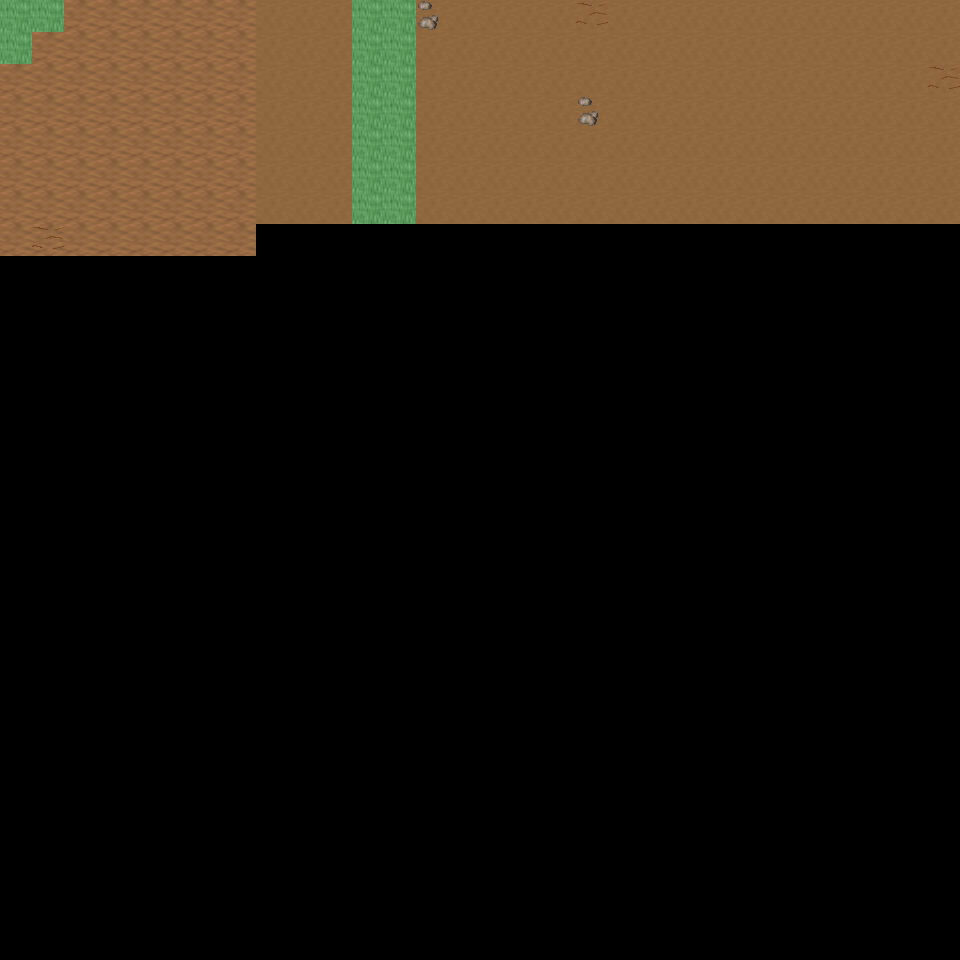

Below is a game level as drawn by its tile map, then a one-line description and the .tmx that defines it (tile-layer data replaced by summaries):
An orthogonal 30x30 tile map with 32x32 px tiles, 6 tile layers (Ground, Object, Object2, Above, ...), 34 tilesets and 3 objects (3x mapExit).

<map version="1.0" orientation="orthogonal" renderorder="right-down" width="30" height="30" tilewidth="32" tileheight="32" nextobjectid="4">
  <tileset firstgid="1" name="tileset_ground_ground" tilewidth="32" tileheight="32" tilecount="33" columns="3">
    <image source="../drawable/tileset_ground_ground.png" width="96" height="352" />
  </tileset>
  <tileset firstgid="34" name="tileset_ground_rock_pebbles" tilewidth="32" tileheight="32" tilecount="3" columns="1">
    <image source="../drawable/tileset_ground_rock_pebbles.png" width="32" height="96" />
  </tileset>
  <tileset firstgid="37" name="tileset_ground_grass_edges" tilewidth="32" tileheight="32" tilecount="36" columns="12">
    <image source="../drawable/tileset_ground_grass_edges.png" width="384" height="96" />
  </tileset>
  <tileset firstgid="73" name="tileset_plant_flower_daisy_white" tilewidth="32" tileheight="32" tilecount="8" columns="2">
    <image source="../drawable/tileset_plant_flower_daisy_white.png" width="64" height="128" />
  </tileset>
  <tileset firstgid="81" name="tileset_ground_ridge_earth_dark" tilewidth="32" tileheight="32" tilecount="96" columns="12">
    <image source="../drawable/tileset_ground_ridge_earth_dark.png" width="384" height="256" />
  </tileset>
  <tileset firstgid="177" name="tileset_plant_grasses" tilewidth="32" tileheight="32" tilecount="6" columns="3">
    <image source="../drawable/tileset_plant_grasses.png" width="96" height="64" />
  </tileset>
  <tileset firstgid="183" name="tileset_ground_earth_edges" tilewidth="32" tileheight="32" tilecount="18" columns="6">
    <image source="../drawable/tileset_ground_earth_edges.png" width="192" height="96" />
  </tileset>
  <tileset firstgid="201" name="tileset_item_statue_green_stone_3" tilewidth="32" tileheight="32" tilecount="3" columns="1">
    <image source="../drawable/tileset_item_statue_green_stone_3.png" width="32" height="96" />
  </tileset>
  <tileset firstgid="204" name="tileset_ground_rock_rocks_2" tilewidth="32" tileheight="32" tilecount="4" columns="2">
    <image source="../drawable/tileset_ground_rock_rocks_2.png" width="64" height="64" />
  </tileset>
  <tileset firstgid="208" name="tileset_item_corpse_huge_animal" tilewidth="32" tileheight="32" tilecount="16" columns="2">
    <image source="../drawable/tileset_item_corpse_huge_animal.png" width="64" height="256" />
  </tileset>
  <tileset firstgid="224" name="tileset_item_statue_green_stone" tilewidth="32" tileheight="32" tilecount="12" columns="4">
    <image source="../drawable/tileset_item_statue_green_stone.png" width="128" height="96" />
  </tileset>
  <tileset firstgid="236" name="tileset_logic_creature_animal" tilewidth="32" tileheight="32" tilecount="32" columns="8">
    <image source="../drawable/tileset_logic_creature_animal.png" width="256" height="128" />
  </tileset>
  <tileset firstgid="268" name="tileset_logic_collision" tilewidth="32" tileheight="32" tilecount="1" columns="1">
    <image source="../drawable/tileset_logic_collision.png" width="32" height="32" />
  </tileset>
  <tileset firstgid="269" name="tileset_plant_tree_taller_trees" tilewidth="32" tileheight="32" tilecount="32" columns="8">
    <image source="../drawable/tileset_plant_tree_taller_trees.png" width="256" height="128" />
  </tileset>
  <tileset firstgid="301" name="tileset_plant_tree_spruce" tilewidth="32" tileheight="32" tilecount="6" columns="2">
    <image source="../drawable/tileset_plant_tree_spruce.png" width="64" height="96" />
  </tileset>
  <tileset firstgid="307" name="tileset_plant_bush_bush_mult_colored" tilewidth="32" tileheight="32" tilecount="6" columns="3">
    <image source="../drawable/tileset_plant_bush_bush_mult_colored.png" width="96" height="64" />
  </tileset>
  <tileset firstgid="313" name="tileset_plant_bush_bush_pinks" tilewidth="32" tileheight="32" tilecount="4" columns="2">
    <image source="../drawable/tileset_plant_bush_bush_pinks.png" width="64" height="64" />
  </tileset>
  <tileset firstgid="317" name="tileset_plant_flower_flower_bed_1" tilewidth="32" tileheight="32" tilecount="35" columns="7">
    <image source="../drawable/tileset_plant_flower_flower_bed_1.png" width="224" height="160" />
  </tileset>
  <tileset firstgid="352" name="tileset_plant_flower_small_flower_bed" tilewidth="32" tileheight="32" tilecount="12" columns="3">
    <image source="../drawable/tileset_plant_flower_small_flower_bed.png" width="96" height="128" />
  </tileset>
  <tileset firstgid="364" name="tileset_plant_flower_small_flower_bed_2" tilewidth="32" tileheight="32" tilecount="12" columns="3">
    <image source="../drawable/tileset_plant_flower_small_flower_bed_2.png" width="96" height="128" />
  </tileset>
  <tileset firstgid="376" name="tileset_furniture_chair_bench_wooden" tilewidth="32" tileheight="32" tilecount="8" columns="2">
    <image source="../drawable/tileset_furniture_chair_bench_wooden.png" width="64" height="128" />
  </tileset>
  <tileset firstgid="384" name="tileset_building_decoration_pool" tilewidth="32" tileheight="32" tilecount="9" columns="3">
    <image source="../drawable/tileset_building_decoration_pool.png" width="96" height="96" />
  </tileset>
  <tileset firstgid="393" name="tileset_building_decoration_stone_details" tilewidth="32" tileheight="32" tilecount="4" columns="2">
    <image source="../drawable/tileset_building_decoration_stone_details.png" width="64" height="64" />
  </tileset>
  <tileset firstgid="397" name="tileset_building_decoration_orbpedestal" tilewidth="32" tileheight="32" tilecount="2" columns="1">
    <image source="../drawable/tileset_building_decoration_orbpedestal.png" width="32" height="64" />
  </tileset>
  <tileset firstgid="399" name="tileset_object_birds" tilewidth="32" tileheight="32" tilecount="4" columns="2">
    <image source="../drawable/tileset_object_birds.png" width="64" height="64" />
  </tileset>
  <tileset firstgid="403" name="tileset_building_gazebo" tilewidth="32" tileheight="32" tilecount="21" columns="3">
    <image source="../drawable/tileset_building_gazebo.png" width="96" height="224" />
  </tileset>
  <tileset firstgid="424" name="tileset_ground_green_paving" tilewidth="32" tileheight="32" tilecount="18" columns="3">
    <image source="../drawable/tileset_ground_green_paving.png" width="96" height="192" />
  </tileset>
  <tileset firstgid="442" name="tileset_plant_tree_pine_tree" tilewidth="32" tileheight="32" tilecount="20" columns="4">
    <image source="../drawable/tileset_plant_tree_pine_tree.png" width="128" height="160" />
  </tileset>
  <tileset firstgid="462" name="tileset_plant_tree_pine_tree_1" tilewidth="32" tileheight="32" tilecount="20" columns="4">
    <image source="../drawable/tileset_plant_tree_pine_tree_1.png" width="128" height="160" />
  </tileset>
  <tileset firstgid="482" name="tileset_plant_tree_cherry_blossom_tree" tilewidth="32" tileheight="32" tilecount="9" columns="3">
    <image source="../drawable/tileset_plant_tree_cherry_blossom_tree.png" width="96" height="96" />
  </tileset>
  <tileset firstgid="491" name="tileset_logic_item_fruits" tilewidth="32" tileheight="32" tilecount="10" columns="10">
    <image source="../drawable/tileset_logic_item_fruits.png" width="256" height="64" />
  </tileset>
  <tileset firstgid="501" name="tileset_plant_bushes_and_trees" tilewidth="32" tileheight="32" tilecount="144" columns="16">
    <image source="../drawable/tileset_plant_bushes_and_trees.png" width="512" height="289" />
  </tileset>
  <tileset firstgid="645" name="tileset_plant_bush_leafy" tilewidth="32" tileheight="32" tilecount="48" columns="8">
    <image source="../drawable/tileset_plant_bush_leafy.png" width="256" height="192" />
  </tileset>
  <tileset firstgid="693" name="tileset_plant_bush_flowering" tilewidth="32" tileheight="32" tilecount="72" columns="8">
    <image source="../drawable/tileset_plant_bush_flowering.png" width="256" height="288" />
  </tileset>
  <layer name="Ground" width="30" height="30">
    <data>[900 cells, 218 non-empty, 2 distinct tile ids]</data>
  </layer>
  <layer name="Object" width="30" height="30">
    <data>[900 cells, 22 non-empty, 8 distinct tile ids]</data>
  </layer>
  <layer name="Object2" width="30" height="30">
    <data>[900 cells, 0 non-empty, 0 distinct tile ids]</data>
  </layer>
  <layer name="Above" width="30" height="30">
    <data>[900 cells, 0 non-empty, 0 distinct tile ids]</data>
  </layer>
  <layer name="Above2" width="30" height="30">
    <data>[900 cells, 0 non-empty, 0 distinct tile ids]</data>
  </layer>
  <layer name="Walkable" width="30" height="30">
    <data>[900 cells, 17 non-empty, 1 distinct tile ids]</data>
  </layer>
  <objectgroup name="MapEvents">
    <object id="1" name="north" type="mapExit" x="64" y="0" width="288" height="32">
      <properties>
        <property name="map" value="level_0_x72_y45" />
        <property name="x" value="2" />
        <property name="y" value="28" />
      </properties>
    </object>
    <object id="2" name="north2" type="mapExit" x="416" y="0" width="544" height="32">
      <properties>
        <property name="map" value="level_0_x72_y45" />
        <property name="x" value="13" />
        <property name="y" value="28" />
      </properties>
    </object>
    <object id="3" name="west" type="mapExit" x="0" y="64" width="32" height="896">
      <properties>
        <property name="map" value="level_0_x71_y46" />
        <property name="x" value="28" />
        <property name="y" value="2" />
      </properties>
    </object>
  </objectgroup>
</map>
